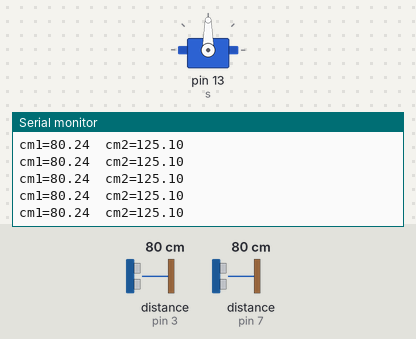
A sketch run on a simulated Arduino Uno, built with avr-gcc and run on an emulated ATmega328P. Shown: servo, the last lines printed to the serial monitor. Wiring (inferred from the names in the program): 2 × ultrasonic range finder: trigger pin 2, echo pin 3 / trigger pin 6, echo pin 7. The test bench sets the inputs (shaded band); at power-on: distance to the obstacle (sensors on pin 3, pin 7) 80 cm. The echo pulse lasts 58.3 µs per cm.

Above: at 1.2 s.
1.3 s: distance to the obstacle (sensor on pin 3) set to 2 cm
At 2.0 s:
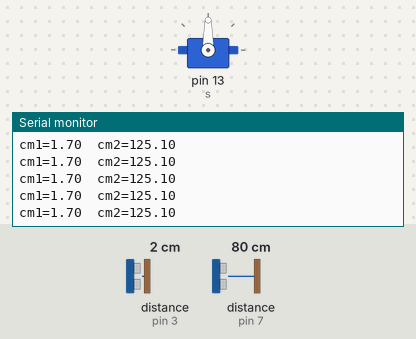
4.3 s: distance to the obstacle (sensor on pin 3) set to 120 cm
At 5.0 s:
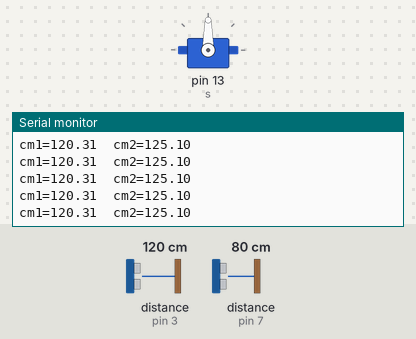
7.3 s: distance to the obstacle (sensor on pin 7) set to 299 cm
At 8.2 s:
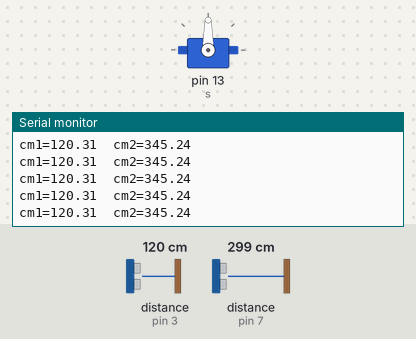
10.3 s: distance to the obstacle (sensor on pin 7) set to 2 cm
At 10.9 s:
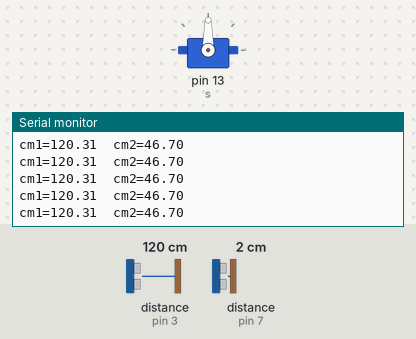
Timing chart, 0 to 13.3 s (numbered marks = the images above; inputs shaded):
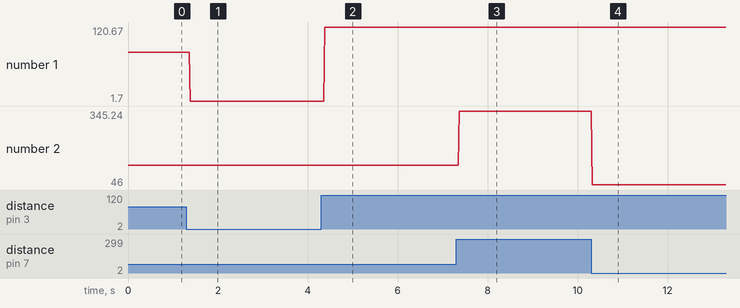

Measured:
- after the input at 1.3 s, the serial monitor: prints a new line after 0.08 s (image 1)
- after the input at 4.3 s, the serial monitor: prints a new line after 0.08 s (image 2)
- after the input at 7.3 s, the serial monitor: prints a new line after 0.07 s (image 3)
- after the input at 10.3 s, the serial monitor: prints a new line at once (image 4)
- plotted number 1: 80.24 → 1.7 after the input at 1.3 s, 1.7 → 120.31 after the input at 4.3 s
- plotted number 2: 125.1 → 345.24 after the input at 7.3 s, 345.24 → 46 after the input at 10.3 s

The sketch:

test.ino
```cpp
#include<Servo.h>
#define T1 2
#define E1 3
#define T2 6
#define E2 7
float cm1;
float cm2;
float base = 0;
Servo s;

void setup()
{
  Serial.begin(9600);
  pinMode(T1, OUTPUT);
  pinMode(E1, INPUT);
  pinMode(T2, OUTPUT);
  pinMode(E2, INPUT);
  s.attach(13);
}
void loop()
{
  // 灰度传感器检测黑带
  if (0) {
    Track();
  }
  else {
    Dodge();
  }
}

// 避障
void Dodge() {
  cm1 = distance(2, 3);
  cm2 = distance(6, 7);
  cm2 = cm2 + 45;
  Serial.print("cm1=");
  Serial.print(cm1);
  Serial.print("\t");
  Serial.print("cm2=");
  Serial.print(cm2);
  Serial.println();
  s.write(90);

//  {
//    s.write(60);
//  }
//  if (cm2 - cm1 > 20)
//  {
//    s.write(120);
//  }
}

// 获取传感器距离
float distance(int t, int e) {
  digitalWrite(t, LOW); //低高低电平发一个短时间脉冲去T1
  delayMicroseconds(2);
  digitalWrite(t, HIGH);
  delayMicroseconds(10);
  digitalWrite(t, LOW);

  float cm = pulseIn(e, HIGH) / 58.0; //将回波时间换算成cm
  cm = (int(cm * 100.0)) / 100.0; //保留两位小数
  return cm;
}

// 循迹
void Track() {
}
```
